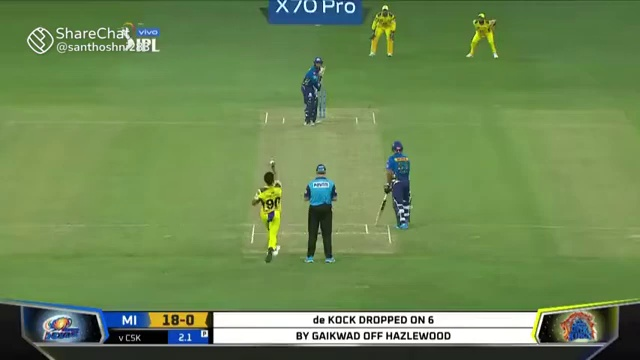
#> input picture result/frames/frame_0002.jpg, 640 x 360 px, given in place of frame_0020.jpg, which was not available
$ python tracking.py
#> lines starting #> are read from the running program, lines starting #| are printed output that depends on the picture; after the words box and inside, x2 and y2 are one past the last pixel; in counts of white or black regions, pixels touching at a corner belong together; pictures that were not available may be replaced by others from this repository, and a replacement may not be noted
import cv2
import os
import csv

frames_folder = "result/frames"

ball_points = []

for frame_num in range(20, 41):

    frame_name = f"frame_{frame_num:04d}.jpg"
    frame_path = os.path.join(frames_folder, frame_name)

    image = cv2.imread(frame_path)
#> image is the input picture: shape (360, 640, 3); mean B, G, R 83.6, 136.9, 109.1

    if image is None:
        continue

    crop = image[100:250, 200:450]
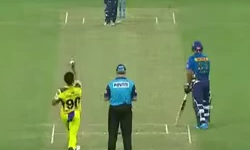
#> crop: shape (150, 250, 3); mean B, G, R 91.8, 148, 123.3

    gray = cv2.cvtColor(crop, cv2.COLOR_BGR2GRAY)
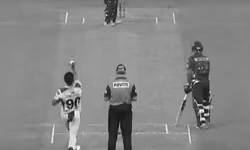
#> gray: shape (150, 250); min 14, max 252, mean 134.2

    _, thresh = cv2.threshold(gray, 180, 255, cv2.THRESH_BINARY)
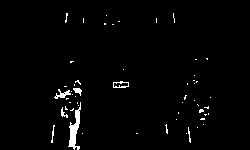
#> thresh: shape (150, 250); 1.8% white; 54 white regions (47 under 20 px)

    contours, _ = cv2.findContours(
        thresh,
        cv2.RETR_EXTERNAL,
        cv2.CHAIN_APPROX_SIMPLE
    )
#> contours = 54 contours, 50 with area under 20; largest, box (x1, y1, x2, y2) and area: (68, 102, 81, 150) 199, (113, 81, 129, 88) 76, (54, 89, 71, 99) 48, (73, 88, 82, 96) 28

    best_ball = None

    for contour in contours:

        area = cv2.contourArea(contour)

        if 2 < area < 20:

            x, y, w, h = cv2.boundingRect(contour)

            ratio = w / h

            if 0.5 < ratio < 1.5:

                center_x = x + w // 2
                center_y = y + h // 2

                if 60 < center_x < 180 and center_y > 50:
                    best_ball = (center_x, center_y)
#> this loop made 54 passes
#> area on passes 22, 32, 33, 39: 199, 48, 27.5, 75.5

    if best_ball:
        ball_points.append(
            [frame_num, best_ball[0], best_ball[1]]
        )
#> pass 2 of the loop `for frame_num in range(20, 41):`:
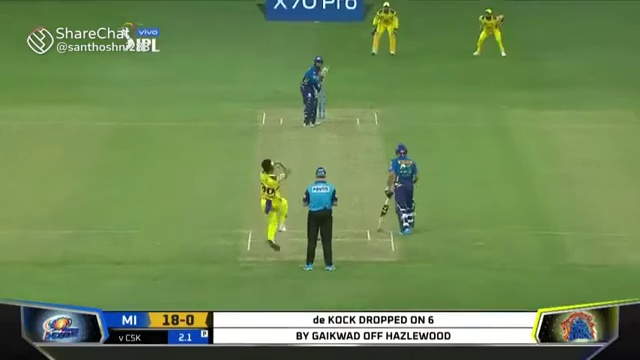
#> input picture result/frames/frame_0007.jpg, 640 x 360 px, given in place of frame_0021.jpg, which was not available
#> image is the input picture: shape (360, 640, 3); mean B, G, R 84.5, 137.4, 110.1
#> `gray = cv2.cvtColor(crop, cv2.COLOR_BGR2GRAY)`:
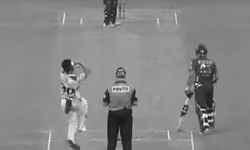
#> gray: shape (150, 250); min 10, max 251, mean 134.8
#> `_, thresh = cv2.threshold(gray, 180, 255, cv2.THRESH_BINARY)`:
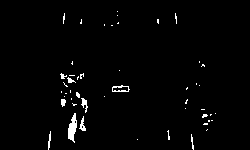
#> thresh: shape (150, 250); 1.8% white; 49 white regions (40 under 20 px)
#> contours = 49 contours, 44 with area under 20; largest, box (x1, y1, x2, y2) and area: (68, 113, 77, 143) 131, (112, 85, 130, 92) 82, (79, 116, 86, 131) 33, (81, 98, 88, 113) 29, (61, 99, 66, 107) 21
#> the loop `for contour in contours: ` made 49 passes
#> area on passes 9, 13, 18, 19, 29: 33, 131, 21, 29, 82.5

with open(
    "result/ball_coordinates.csv",
    "w",
    newline=""
) as file:

    writer = csv.writer(file)

    writer.writerow(["Frame", "X", "Y"])

    writer.writerows(ball_points)

print("CSV File Saved Successfully!")
